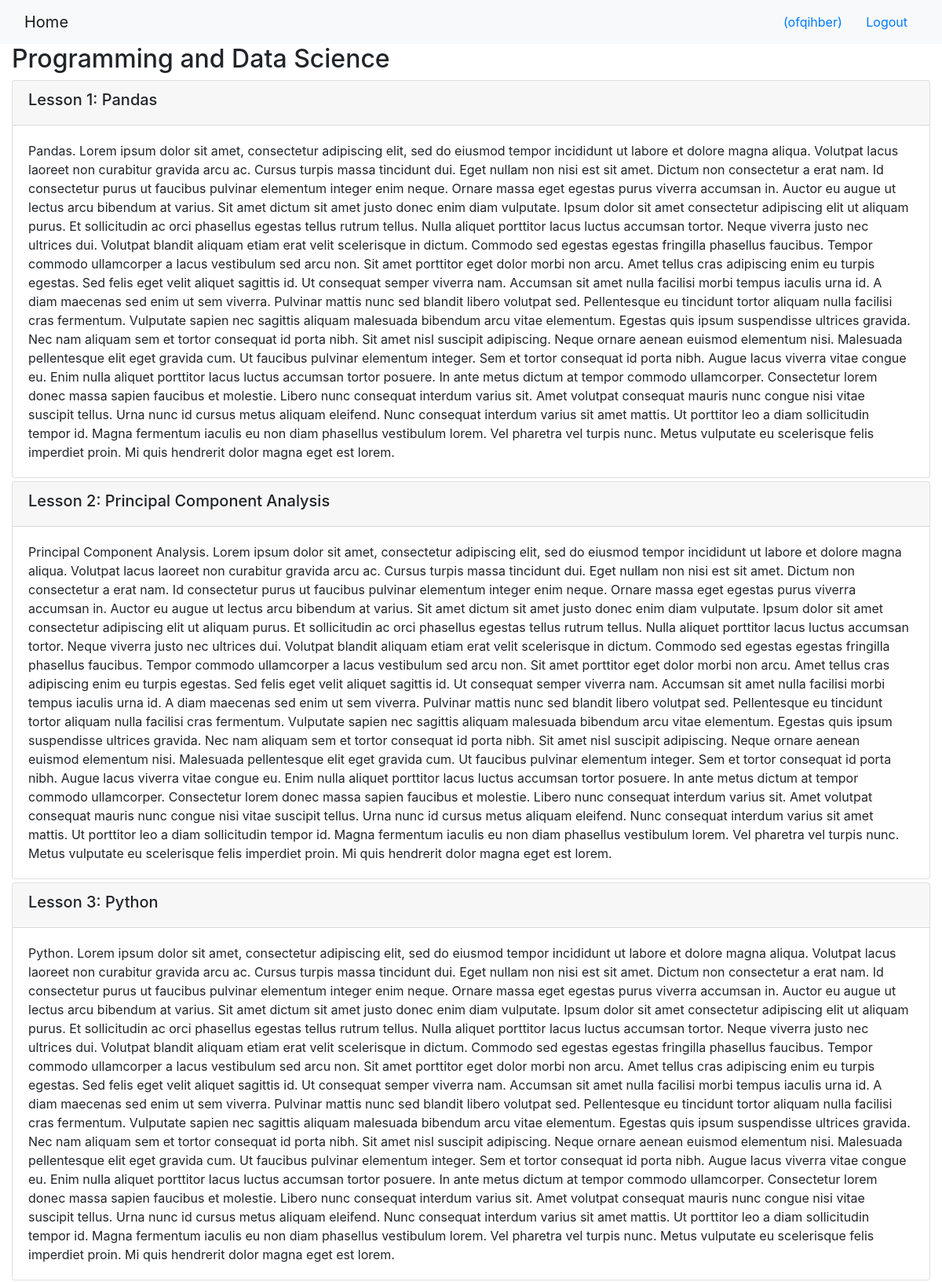
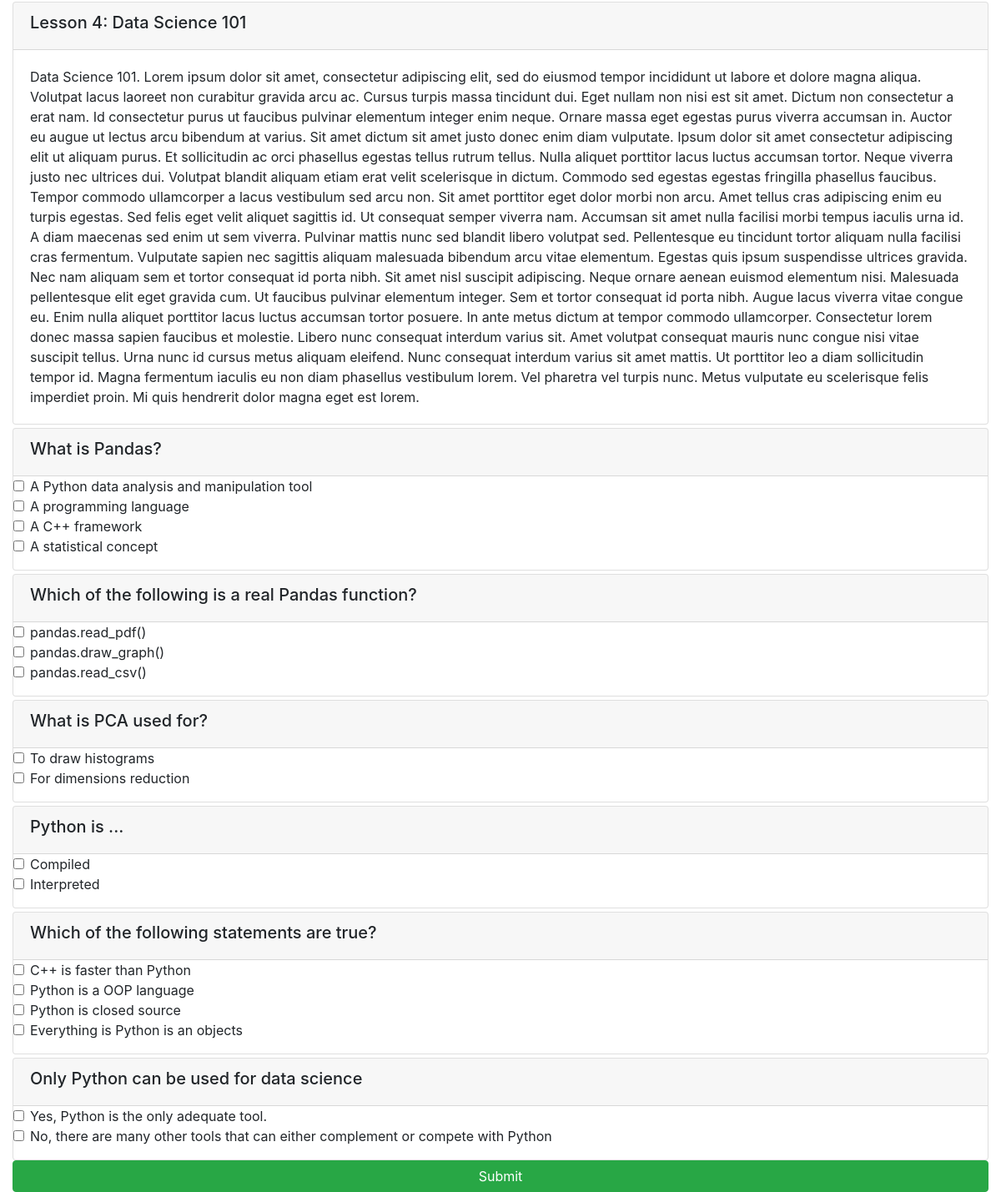
/onlinecourse/12/ (signed in), run on the app's committed database (2 pictures, top to bottom).
### onlinecourse/models.py (models this page shows, shortened)
class Course(models.Model):
    name = models.CharField(null=False, max_length=30, default='online course')
    image = models.ImageField(upload_to='course_images/', null=True, blank=True)
    description = models.CharField(max_length=1000)
    pub_date = models.DateField(null=True)
    instructors = models.ManyToManyField(Instructor)
    users = models.ManyToManyField(settings.AUTH_USER_MODEL, through='Enrollment')
    total_enrollment = models.IntegerField(default=0)
    is_enrolled = False

class Lesson(models.Model):
    title = models.CharField(max_length=200, default="title")
    order = models.IntegerField(default=0)
    course = models.ForeignKey(Course, on_delete=models.CASCADE)
    content = models.TextField()

class Question(models.Model):
    lesson = models.ManyToManyField(Lesson)
    text = models.TextField()
    grade = models.IntegerField(default=0)

class Choice(models.Model):
    question = models.ForeignKey(Question, on_delete=models.CASCADE)
    content = models.TextField()
    is_correct = models.BooleanField()

### onlinecourse/views.py (the view)
# urls.py: path('<int:pk>/', views.CourseDetailView.as_view(), name='course_details'),
class CourseDetailView(generic.DetailView):
    model = Course
    template_name = 'onlinecourse/course_detail_bootstrap.html'
    def get_object(self, queryset=None):
        pk = self.kwargs.get('pk') # get the pk passed from the url
        return super().get_object(queryset=queryset)
    def get_context_data(self, **kwargs):
        context = super().get_context_data(**kwargs) # get the default context dictionary
        lessons = models.Lesson.objects.filter(course_id=self.object.pk)
        lesson_pks = [lesson.pk for lesson in lessons]
        questions = models.Question.objects.filter(lesson__in=lesson_pks).distinct()
        context['questions'] = questions # add additional data to the context dictionary
        user = self.request.user
        course = get_object_or_404(Course, pk=self.object.pk)
        is_enrolled = check_if_enrolled(user, course)
        context['is_enrolled'] = is_enrolled
        return context

### onlinecourse/views.py (called while the page is built)
def check_if_enrolled(user, course):
    is_enrolled = False
    if user.id is not None:
        num_results = Enrollment.objects.filter(user=user, course=course).count()
        if num_results > 0:
            is_enrolled = True
    return is_enrolled

### onlinecourse/templates/onlinecourse/course_detail_bootstrap.html (shortened to what this page needs)
<!DOCTYPE html>
<html lang="en">
<head>
     {% load static %}
    <link rel="stylesheet" href="https://maxcdn.bootstrapcdn.com/bootstrap/4.5.2/css/bootstrap.min.css">
</head>
<body>
    <nav class="navbar navbar-light bg-light">
        <div class="container-fluid">
            <div class="navbar-header">
                  <a class="navbar-brand" href="{% url 'onlinecourse:index' %}">Home</a>
            </div>
            <ul class="nav navbar-nav navbar-right">
                {% if user.is_authenticated %}
                <li>
                    <a class="btn btn-link" href="#">{{ user.first_name }}({{ user.username }})</a>
                    <a class="btn btn-link" href="{% url 'onlinecourse:logout' %}">Logout</a>
                </li>
                {% endif %}
            </ul>
        </div>
    </nav>
    <div class="container-fluid">
            <h2>{{ course.name }}</h2>
            <div class="card-columns-vertical">
                {% for lesson in course.lesson_set.all %}
                    <div class="card mt-1">
                        <div class="card-header"><h5>Lesson {{forloop.counter}}: {{lesson.title}}</h5></div>
                        <div class="card-body">{{lesson.content}}</div>
                    </div>
                {% endfor %}
            </div>
            {% if user.is_authenticated and is_enrolled %}
                <form id="questionform" action="{% url 'onlinecourse:submit' course_id=course.pk %}" method="post">
                    {% for question in questions %}
                        <div class="card mt-1">
                            <div class="card-header"><h5>{{ question.text }}</h5></div>
                            <div class="form-group">
                                {% for choice in question.choice_set.all %}
                                    <div class="form-check">
                                        <label class="form-check-label">
                                            <input type="checkbox" name="choice_{{choice.id}}"
                                                class="form-check-input" id="{{choice.id}}"
                                                value="{{choice.id}}">{{ choice.content }}
                                        </label>
                                    </div>
                                {% endfor %}
                            </div>
                        </div>
                    {% endfor %}
                    <input class="btn btn-success btn-block" type="submit" value="Submit">
                </form>
            {% else %}
                <h1>You must log in</h1>
            {% endif %}
    </div>
</body>
</html>

### data on the page
Course: name "Programming and Data Science"
Lesson: title "Pandas", content "Pandas. Lorem ipsum dolor sit amet, consectetur adipiscing elit, sed do eiusmod tempor incididunt ut labore et dolore magna aliqua. Volutpat lacus laoreet non curabitur gravida arcu ac. Cursus turpis massa tincidunt dui. Eget nullam non nisi est sit amet. Dictum non consectetur a erat nam. Id consectetur purus ut faucibus pulvinar elementum integer enim neque. Ornare massa eget egestas purus viverra accumsan in. Auctor eu augue ut lectus arcu bibendum at varius. Sit amet dictum sit amet justo donec enim diam vulputate. Ipsum dolor sit amet consectetur adipiscing elit ut aliquam purus. Et sollicitudin ac orci phasellus egestas tellus rutrum tellus. Nulla aliquet porttitor lacus luctus…"
Lesson: title "Principal Component Analysis", content "Principal Component Analysis. Lorem ipsum dolor sit amet, consectetur adipiscing elit, sed do eiusmod tempor incididunt ut labore et dolore magna aliqua. Volutpat lacus laoreet non curabitur gravida arcu ac. Cursus turpis massa tincidunt dui. Eget nullam non nisi est sit amet. Dictum non consectetur a erat nam. Id consectetur purus ut faucibus pulvinar elementum integer enim neque. Ornare massa eget egestas purus viverra accumsan in. Auctor eu augue ut lectus arcu bibendum at varius. Sit amet dictum sit amet justo donec enim diam vulputate. Ipsum dolor sit amet consectetur adipiscing elit ut aliquam purus. Et sollicitudin ac orci phasellus egestas tellus rutrum tellus. Nulla aliquet…"
Lesson: title "Python", content "Python. Lorem ipsum dolor sit amet, consectetur adipiscing elit, sed do eiusmod tempor incididunt ut labore et dolore magna aliqua. Volutpat lacus laoreet non curabitur gravida arcu ac. Cursus turpis massa tincidunt dui. Eget nullam non nisi est sit amet. Dictum non consectetur a erat nam. Id consectetur purus ut faucibus pulvinar elementum integer enim neque. Ornare massa eget egestas purus viverra accumsan in. Auctor eu augue ut lectus arcu bibendum at varius. Sit amet dictum sit amet justo donec enim diam vulputate. Ipsum dolor sit amet consectetur adipiscing elit ut aliquam purus. Et sollicitudin ac orci phasellus egestas tellus rutrum tellus. Nulla aliquet porttitor lacus luctus…"
Lesson: title "Data Science 101", content "Data Science 101. Lorem ipsum dolor sit amet, consectetur adipiscing elit, sed do eiusmod tempor incididunt ut labore et dolore magna aliqua. Volutpat lacus laoreet non curabitur gravida arcu ac. Cursus turpis massa tincidunt dui. Eget nullam non nisi est sit amet. Dictum non consectetur a erat nam. Id consectetur purus ut faucibus pulvinar elementum integer enim neque. Ornare massa eget egestas purus viverra accumsan in. Auctor eu augue ut lectus arcu bibendum at varius. Sit amet dictum sit amet justo donec enim diam vulputate. Ipsum dolor sit amet consectetur adipiscing elit ut aliquam purus. Et sollicitudin ac orci phasellus egestas tellus rutrum tellus. Nulla aliquet porttitor lacus…"
Question: text "What is Pandas?"
Choice: content "A Python data analysis and manipulation tool"
Choice: content "A programming language"
Choice: content "A C++ framework"
Choice: content "A statistical concept"
Question: text "Which of the following is a real Pandas function?"
Choice: content "pandas.read_pdf()"
Choice: content "pandas.draw_graph()"
Choice: content "pandas.read_csv()"
Question: text "What is PCA used for?"
Choice: content "To draw histograms"
Choice: content "For dimensions reduction"
Question: text "Python is ..."
Choice: content "Compiled"
Choice: content "Interpreted"
Question: text "Which of the following statements are true?"
Choice: content "C++ is faster than Python"
Choice: content "Python is a OOP language"
Choice: content "Python is closed source"
Choice: content "Everything is Python is an objects"
Question: text "Only Python can be used for data science"
Choice: content "Yes, Python is the only adequate tool."
Choice: content "No, there are many other tools that can either complement or compete with Python"

### other printed values
{{ user.username }} "ofqihber"
